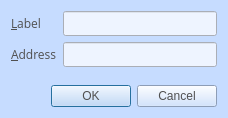
<?xml version="1.0" encoding="UTF-8"?>
<ui version="4.0">
 <class>EditAddressDialog</class>
 <widget class="QDialog" name="EditAddressDialog">
  <property name="geometry">
   <rect>
    <x>0</x>
    <y>0</y>
    <width>228</width>
    <height>118</height>
   </rect>
  </property>
  <property name="font">
   <font>
    <family>Open Sans,sans-serif</family>
   </font>
  </property>
  <property name="windowTitle">
   <string>Edit Address</string>
  </property>
  <property name="styleSheet">
   <string notr="true">color:#505050;
font-family:'Open Sans,sans-serif';
background-color:rgb(198, 220, 255);</string>
  </property>
  <property name="sizeGripEnabled">
   <bool>false</bool>
  </property>
  <layout class="QVBoxLayout" name="verticalLayout">
   <item>
    <layout class="QFormLayout" name="formLayout">
     <property name="fieldGrowthPolicy">
      <enum>QFormLayout::AllNonFixedFieldsGrow</enum>
     </property>
     <item row="0" column="0">
      <widget class="QLabel" name="label">
       <property name="text">
        <string>&amp;Label</string>
       </property>
       <property name="buddy">
        <cstring>labelEdit</cstring>
       </property>
      </widget>
     </item>
     <item row="0" column="1">
      <widget class="QLineEdit" name="labelEdit">
       <property name="toolTip">
        <string>The label associated with this address book entry</string>
       </property>
       <property name="styleSheet">
        <string notr="true">background-color:rgb(238, 244, 255);</string>
       </property>
      </widget>
     </item>
     <item row="1" column="0">
      <widget class="QLabel" name="label_2">
       <property name="text">
        <string>&amp;Address</string>
       </property>
       <property name="buddy">
        <cstring>addressEdit</cstring>
       </property>
      </widget>
     </item>
     <item row="1" column="1">
      <widget class="QLineEdit" name="addressEdit">
       <property name="toolTip">
        <string>The address associated with this address book entry. This can only be modified for sending addresses.</string>
       </property>
       <property name="styleSheet">
        <string notr="true">background-color:rgb(238, 244, 255);</string>
       </property>
      </widget>
     </item>
    </layout>
   </item>
   <item>
    <widget class="QDialogButtonBox" name="buttonBox">
     <property name="orientation">
      <enum>Qt::Horizontal</enum>
     </property>
     <property name="standardButtons">
      <set>QDialogButtonBox::Cancel|QDialogButtonBox::Ok</set>
     </property>
    </widget>
   </item>
  </layout>
 </widget>
 <resources/>
 <connections>
  <connection>
   <sender>buttonBox</sender>
   <signal>accepted()</signal>
   <receiver>EditAddressDialog</receiver>
   <slot>accept()</slot>
   <hints>
    <hint type="sourcelabel">
     <x>248</x>
     <y>254</y>
    </hint>
    <hint type="destinationlabel">
     <x>157</x>
     <y>274</y>
    </hint>
   </hints>
  </connection>
  <connection>
   <sender>buttonBox</sender>
   <signal>rejected()</signal>
   <receiver>EditAddressDialog</receiver>
   <slot>reject()</slot>
   <hints>
    <hint type="sourcelabel">
     <x>316</x>
     <y>260</y>
    </hint>
    <hint type="destinationlabel">
     <x>286</x>
     <y>274</y>
    </hint>
   </hints>
  </connection>
 </connections>
</ui>
